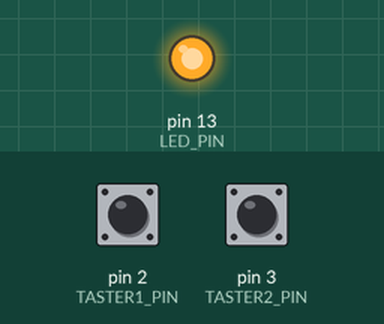
This sketch was run on a simulated Arduino Uno, built with avr-gcc and run on an emulated ATmega328P. On the bench: output pins drawn as LEDs (lit = HIGH). Dashed ring = blinking. The inputs (shaded band) are chosen by the test bench; at power-on: pin 2 (TASTER1_PIN) LOW, pin 3 (TASTER2_PIN) LOW.

Above: at 1.2 s.
1.3 s: pin 2 (TASTER1_PIN) pulled HIGH for 1 s
At 1.45 s:
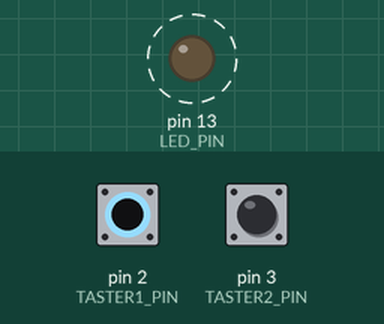
4.3 s: pin 3 (TASTER2_PIN) pulled HIGH for 3.2 s
At 8.3 s:
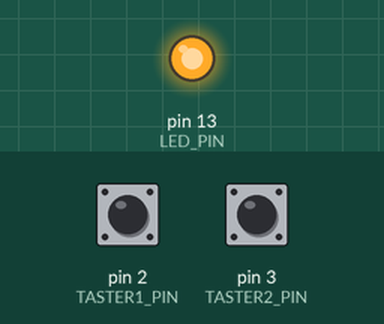
9.0 s: pin 2 (TASTER1_PIN) pulled HIGH for 3.2 s
At 9.25 s:
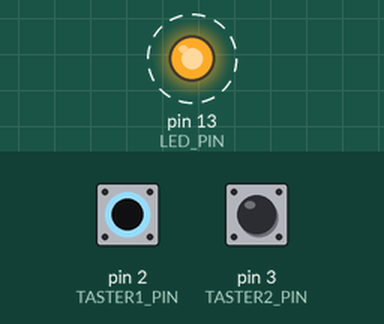
Timing chart, 0 to 13.7 s (numbered marks = the images above; inputs shaded):
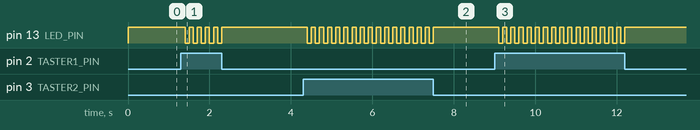

The sketch:

led_zwei_taster_zustand.ino
```cpp
/*
 * Projekt 20: LED-Zustandssteuerung mit 2 Tastern
 * Kein Taster = LED an, 1 Taster = LED blinkt, 2 Taster = LED aus.
 *
 * Schaltung:
 * - LED an Pin 13 (mit 220Ω Vorwiderstand)
 * - Taster 1 an Pin 2, Taster 2 an Pin 3 (mit 10kΩ Pull-Down)
 */

const int LED_PIN = 13;
const int TASTER1_PIN = 2;
const int TASTER2_PIN = 3;

void setup() {
  pinMode(LED_PIN, OUTPUT);
  pinMode(TASTER1_PIN, INPUT);
  pinMode(TASTER2_PIN, INPUT);
}

void loop() {
  bool taster1 = digitalRead(TASTER1_PIN);
  bool taster2 = digitalRead(TASTER2_PIN);

  if (taster1 && taster2) {
    // Beide gedrückt: LED aus
    digitalWrite(LED_PIN, LOW);
  } else if (taster1 || taster2) {
    // Einer gedrückt: LED blinkt
    digitalWrite(LED_PIN, HIGH);
    delay(100);
    digitalWrite(LED_PIN, LOW);
    delay(100);
  } else {
    // Keiner gedrückt: LED an
    digitalWrite(LED_PIN, HIGH);
  }
}
```

Measured:
- after the input at 1.3 s, pin 13 (LED_PIN): alternates HIGH for 0.10 s and LOW for 0.10 s, 10 changes in all, then stays HIGH, starting after 0.10 s
- after the input at 4.3 s, pin 13 (LED_PIN): alternates HIGH for 0.10 s and LOW for 0.10 s, 32 changes in all, then stays HIGH, starting after 0.10 s
- after the input at 9.0 s, pin 13 (LED_PIN): alternates HIGH for 0.10 s and LOW for 0.10 s, 32 changes in all, then stays HIGH, starting after 0.10 s
